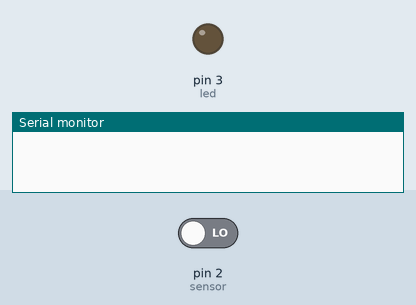
Bench run of a sketch on a simulated Arduino Uno, built with avr-gcc and run on an emulated ATmega328P. Parts: output pins drawn as LEDs (lit = HIGH), the last lines printed to the serial monitor. The inputs (shaded band) are chosen by the test bench; at power-on: pin 2 (sensor) LOW.

Above: at 1.2 s.
1.3 s: pin 2 (sensor) driven HIGH
At 2.0 s:
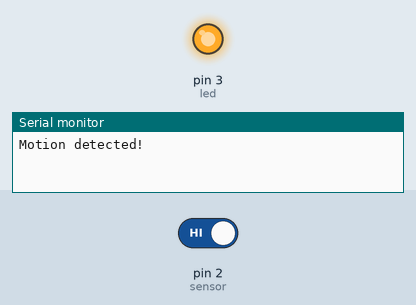
2.8 s: pin 2 (sensor) driven LOW
At 3.2 s:
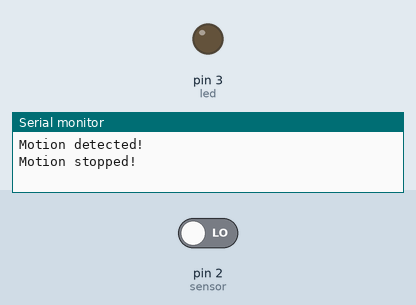
Timing chart, 0 to 5.8 s (numbered marks = the images above; inputs shaded):
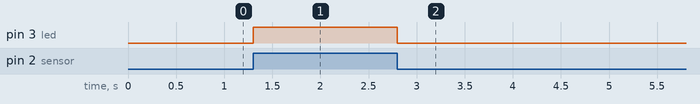

The sketch:

67_Motion_controlled_Light.ino
```cpp
/***********************************************************
PROJECT 03: Motion controlled Light
Organisation: Soham Academy Of Human Excellence
Website: https://ria.sohamacademy.org/
***********************************************************/

int led = 3;                // the pin that the LED is atteched to
int sensor = 2;              // the pin that the sensor is atteched to
int state = LOW;             // by default, no motion detected
int val = 0;                 // variable to store the sensor status (value)

void setup() {
  pinMode(led, OUTPUT);      // initalize LED as an output
  pinMode(sensor, INPUT);    // initialize sensor as an input
  Serial.begin(9600);        // initialize serial
}

void loop(){
  val = digitalRead(sensor);   // read sensor value
  if (val == HIGH) {           // check if the sensor is HIGH
    digitalWrite(led, HIGH);   // turn LED ON
    delay(100);                // delay 100 milliseconds

    if (state == LOW) {
      Serial.println("Motion detected!");
      state = HIGH;         // update variable state to HIGH
    }
  }
  else {
      digitalWrite(led, LOW);   // turn LED OFF
      if (state == HIGH){
        Serial.println("Motion stopped!");
        state = LOW;        // update variable state to LOW
    }
  }
}
```

Measured:
- after the input at 1.3 s, pin 3 (led): LOW → HIGH at once
- after the input at 2.8 s, pin 3 (led): HIGH → LOW at once
